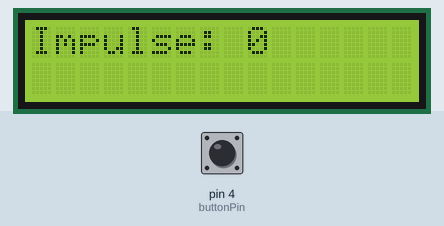
Recording of a sketch running on a simulated Arduino Uno, built with avr-gcc and run on an emulated ATmega328P. Shown: 16×2 character LCD. Inputs (shaded band) come from the test bench; at power-on: pin 4 (buttonPin) HIGH. What the sketch prints to the serial monitor is not drawn.

Above: at 1.6 s.
1.7 s: pin 4 (buttonPin) pulled LOW for 0.15 s
At 3.1 s:
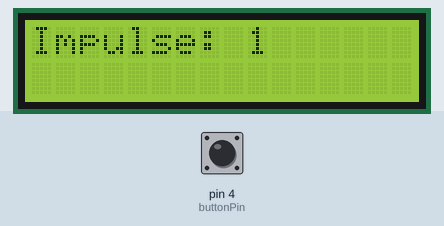
3.5 s: pin 4 (buttonPin) pulled LOW for 1 s
At 5.4 s:
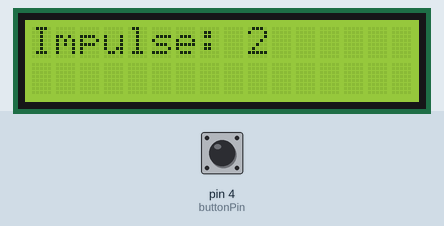
6.5 s: pin 4 (buttonPin) pulled LOW for 0.15 s
At 8.1 s:
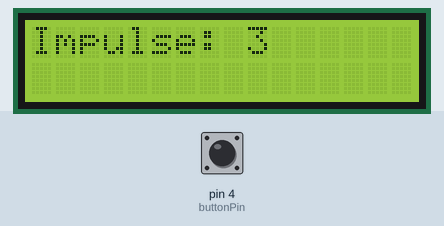
8.5 s: pin 4 (buttonPin) pulled LOW for 1 s
At 10.4 s:
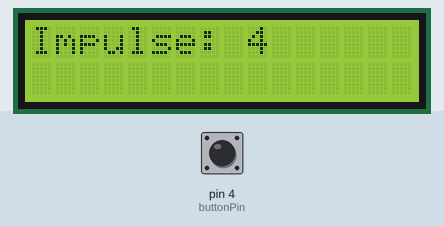
Timing chart, 0 to 11.9 s (numbered marks = the images above; inputs shaded):
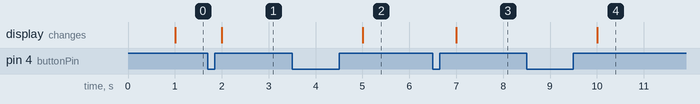

The sketch:

A08_Impulszaehler.ino
```cpp
/* Impulszählern
 *  Board: Uno
 */


#include <LiquidCrystal.h>
int tempPin = 5;
//                RS  E  D4 D5  D6 D7
LiquidCrystal lcd(12, 11, 8, 7, 6, 5);

const int buttonPin = 4;     // Eingang Zählerpin
boolean buttonState, oldButtonState;
unsigned long anzeigeMillis, aktMillis;
const int anzeigeZeit = 1000;

void setup()
{
  pinMode(buttonPin, INPUT_PULLUP);
  Serial.begin(9600);
  buttonState = digitalRead(buttonPin);
  oldButtonState = buttonState;
  {
      lcd.begin(16, 2);
  }
  }
void loop()

  {
    static int Puls;
  aktMillis = millis();
  buttonState = digitalRead(buttonPin);

  if ( buttonState && !oldButtonState ) {   // positive Flanke erkannt
    //delay(200); // Entprellen
    Puls++;
  }
  oldButtonState = buttonState;
  if (aktMillis - anzeigeMillis >= anzeigeZeit) {
    anzeigeMillis = aktMillis;
    Serial.print("Puls: ");
    Serial.println(Puls);

    lcd.setCursor(0, 0);
    lcd.print("Impulse:           ");
    lcd.setCursor(9, 0);
    lcd.print(Puls);

  }
}
```

Measured:
- after the input at 1.7 s, the display: changes after 0.30 s (image 1)
- after the input at 3.5 s, the display: changes after 1.5 s (image 2)
- after the input at 6.5 s, the display: changes after 0.50 s (image 3)
- after the input at 8.5 s, the display: changes after 1.5 s (image 4)
